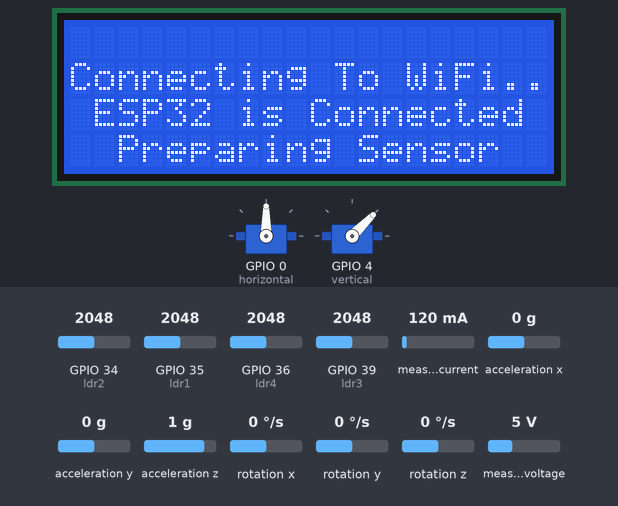
Simulated run of this sketch. Board: ESP32. On the bench: 20×4 character LCD, 2 × servo. The test bench sets the inputs (shaded band); at power-on: GPIO 34 (ldr2) = 2048, GPIO 36 (ldr4) = 2048, GPIO 39 (ldr3) = 2048, GPIO 35 (ldr1) = 2048, measured current 120 mA, acceleration x 0 g, acceleration y 0 g, acceleration z 1 g, rotation x 0 °/s, rotation y 0 °/s, rotation z 0 °/s, measured voltage 5 V. WiFi joins after 1.5 s; servers stay silent unless stated; what the sketch prints to the serial monitor is not drawn.

Above: at 5.7 s.
5.8 s: GPIO 34 (ldr2) set to 2185
At 8.04 s:
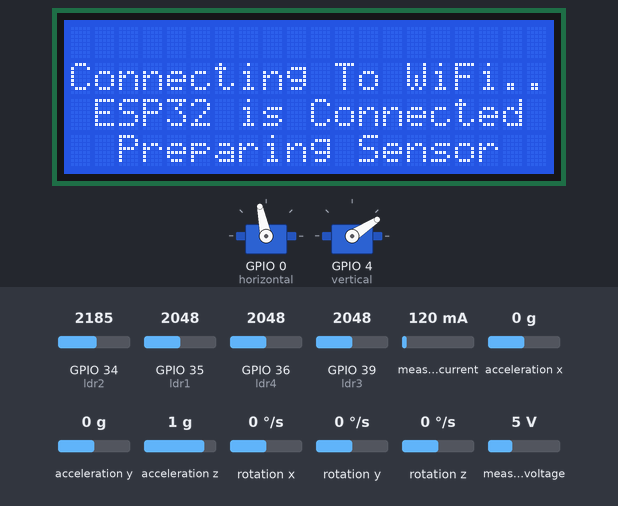
8.8 s: GPIO 36 (ldr4) set to 2114
At 11.7 s:
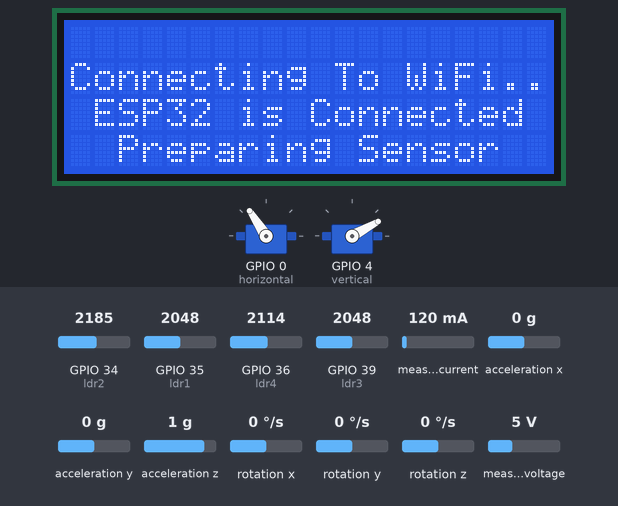
11.8 s: GPIO 39 (ldr3) set to 2150
At 12.6 s:
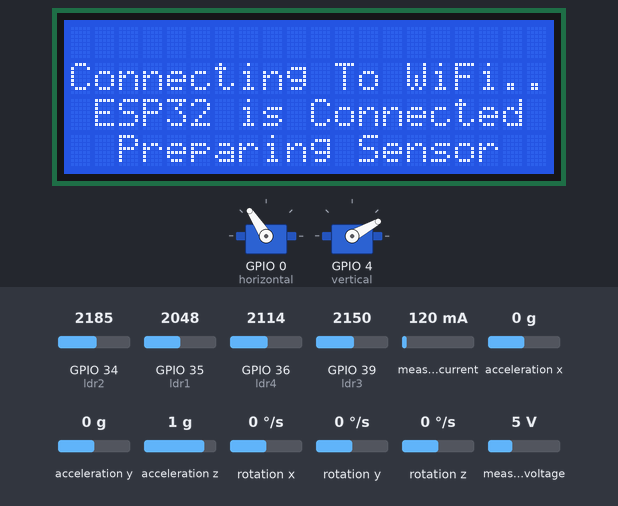
13.3 s: GPIO 35 (ldr1) set to 2866
At 15.48 s:
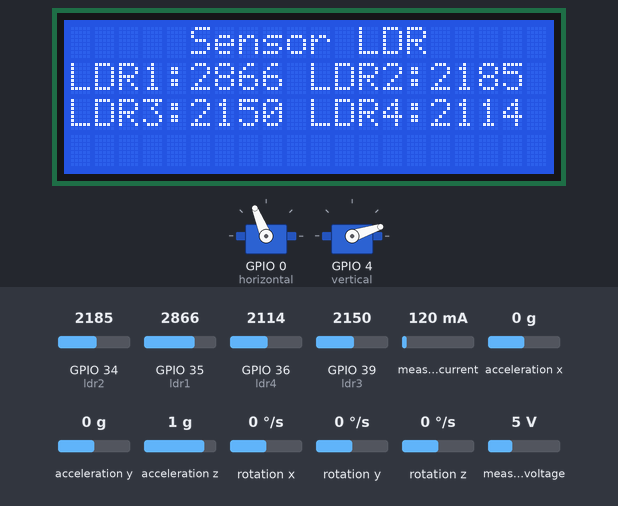
16.3 s: GPIO 39 (ldr3) set to 1228
19.3 s: measured current set to 1500 mA
At 20.39 s:
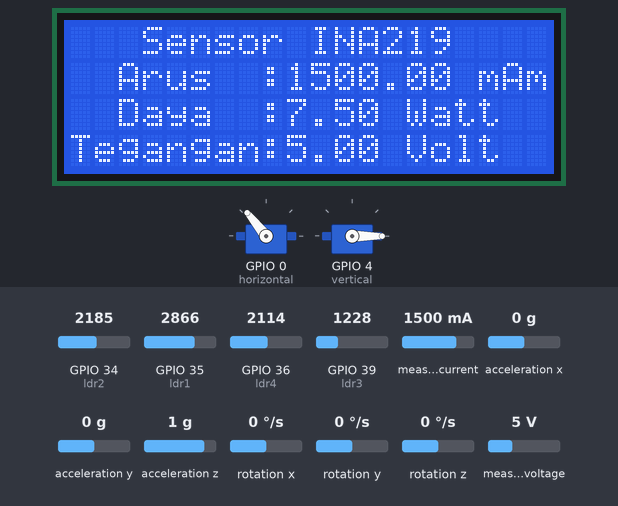
Timing chart, 0 to 26.9 s (numbered marks = the images above; inputs shaded):
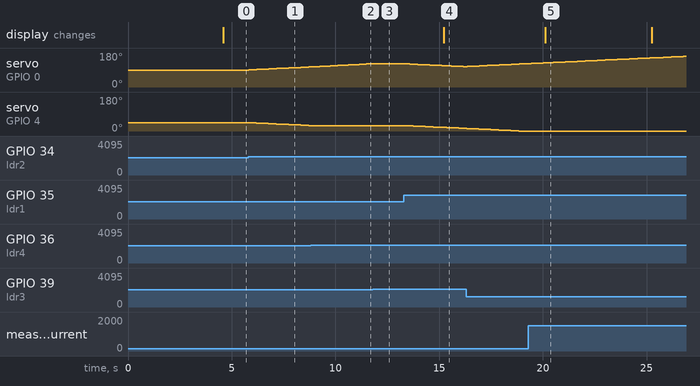

Measured:
- the behaviour switches between 2149 and 2150 on GPIO 34 (ldr2) (found by bisection; images 0 and 1)
- the behaviour switches between 2083 and 2084 on GPIO 36 (ldr4) (found by bisection; images 1 and 2)
- after the input at 5.8 s, servo on GPIO 0 (horizontal): moves from 90° to 106° over 2.9 s, starting at once; servo on GPIO 4 (vertical): moves from 45° to 29° over 2.9 s, starting at once
- after the input at 8.8 s, servo on GPIO 4 (vertical): stays 29° (without the input it goes to 28° after 0.10 s)
- after the input at 11.8 s, servo on GPIO 0 (horizontal): stays 123° (without the input it goes to 124° after 0.04 s)
- after the input at 13.3 s, servo on GPIO 0 (horizontal): moves from 123° to 108° over 2.8 s, starting after 0.09 s; servo on GPIO 4 (vertical): moves from 29° to 14° over 2.8 s, starting after 0.07 s; the display: changes after 1.9 s (image 4)
- after the input at 19.3 s, the display: changes after 0.82 s (image 5)

The sketch:

Solar_Panel_Tracker_Dual_Axis_ESP32.ino
```cpp
#include <Wire.h>
#include <WiFi.h>
#include <ThingSpeak.h>
#include <ESP32_Servo.h>
#include <elapsedMillis.h>
#include <MPU6050_tockn.h>
#include <Adafruit_INA219.h>
#include <LiquidCrystal_I2C.h>

#define ldr1 35 //LDR top left - BOTTOM LEFT    <--- BDG
#define ldr2 34 //LDR top rigt - BOTTOM RIGHT
#define ldr3 39 //LDR down left - TOP LEFT
#define ldr4 36 //ldr down rigt - TOP RIGHT

// Deklarasi WiFi yang digunakan
const char *ssid =  "*****";
const char *pass =  "12345678";
WiFiClient client;

// Channel Thingspeak
unsigned long myChannelNumber = 2072644;
const char * myWriteAPIKey = "LMEI8KH8QV4NHSXN";

// Alamat Sensor INA219 (Tegangan, Arus, Daya)
const int INA_addr = 0x40;  // INA219 address
Adafruit_INA219 ina219(INA_addr);

// Alamat Sensor MPU6050
MPU6050 mpu6050(Wire);
const int MPU_addr=0x68;

// Alamat LCD 20x4
LiquidCrystal_I2C lcd(0x27,20,4); //LCD address to 0x27

// Millis Sensor
elapsedMillis readSensorLDRMillis;
elapsedMillis readSensorINAMillis;
elapsedMillis readSensorMPUMillis;

// Millis LCD
elapsedMillis LDRPrintMillis;
elapsedMillis MPUPrintMillis;
elapsedMillis INAPrintMillis;

// Millis Thingspeak
elapsedMillis thingspeakMillis;

// Nilai Interval Pembacaan Sensor
unsigned long readSensorLDRInterval = 10;
unsigned long readSensorINAInterval = 20;
unsigned long readSensorMPUInterval = 30;

// Nilai Interval Pembacaan LCD & Thingspeak
unsigned long LDRPrintInterval = 15000;
unsigned long INAPrintInterval = 20000;
unsigned long MPUPrintInterval = 25000;
unsigned long thingspeakInterval = 30000;

Servo horizontal;
int servox = 90;
int servoxLimitHigh = 180;
int servoxLimitLow = 0;

Servo vertical;   // vertical servo
int servoy = 45;    //   90;     // stand vertical servo
int servoyLimitHigh = 180;
int servoyLimitLow = 0;

int Stop = 50;

// Nilai Awal Sensor INA219
float tegangan = 00;
float arus = 00; // diukur menggunakan MiliAmpere
float daya = 00;

int TL; int TR;
int DL; int DR;

float Sumbu_X;
float Sumbu_Y;

void setup() {
  Serial.begin(9600);

  Wire.begin();
  mpu6050.begin();
  mpu6050.calcGyroOffsets(true);
  lcd.init();
  lcd.backlight();

  initWiFi();
  initSensor();

  ThingSpeak.begin(client);
}

void loop() {

  if (readSensorLDRMillis >= readSensorLDRInterval){
    initLDR();
    readSensorLDRMillis = 0;
  }

  if (readSensorINAMillis >= readSensorINAInterval){
    initINA219();
    readSensorINAMillis = 0;
  }

  if (readSensorMPUMillis >= readSensorMPUInterval){
    initMPU();
    readSensorMPUMillis = 0;
  }

  if (LDRPrintMillis >= LDRPrintInterval){
    LcdPrintLDR();
    LDRPrintMillis = 0;
  }

  if (INAPrintMillis >= INAPrintInterval){
    LcdPrintINA();
    INAPrintMillis = 0;
  }

  if (MPUPrintMillis >= MPUPrintInterval){
    LcdPrintMPU();
    MPUPrintMillis = 0;
  }

  if (thingspeakMillis >= thingspeakInterval){
    thingspeakReading();
    thingspeakMillis = 0;
  }

  Serial.print("Tegangan : ");
  Serial.print(tegangan);
  Serial.println(" Volt");
  Serial.print("Arus : ");
  Serial.print(arus);
  Serial.println(" mAmp");
  Serial.print("Daya : ");
  Serial.print(daya);
  Serial.println(" Watt");

  Serial.print(TL);
  Serial.print(" ");
  Serial.print(TR);
  Serial.print(" ");
  Serial.print(DL);
  Serial.print(" ");
  Serial.print(DR);
  Serial.println("   ");

  Serial.print("Sumbu_X: ");
  Serial.print(Sumbu_X);
  Serial.print("Sumbu_Y: ");
  Serial.print(Sumbu_Y);

  delay(100);
}

void initSensor(){
// Deklarasiin Sensor LDR
  pinMode(ldr1, INPUT);
  pinMode(ldr2, INPUT);
  pinMode(ldr3, INPUT);
  pinMode(ldr4, INPUT);

// servo x
  horizontal.attach(0);
  horizontal.write(90);

// servo y
  vertical.attach(4);
  vertical.write(45);

// Inisasi Sensor INA219
  ina219.begin();
}

void initWiFi() {
// Deklarasi Wifi
  WiFi.begin(ssid, pass);
  while(WiFi.status() != WL_CONNECTED){
    Serial.print("..");
    Serial.println();
    Serial.println("Connecting To WiFi....");
    lcd.setCursor(0,0);
    lcd.print("                    ");
    lcd.setCursor(0,1);
    lcd.print("Connecting To WiFi..");
    lcd.setCursor(0,2);
    lcd.print(" ESP32 is Connected ");
    lcd.setCursor(0,3);
    lcd.print("  Preparing Sensor  ");
  }
}

void initLDR(){
  TL = analogRead(ldr1); // top left
  TR = analogRead(ldr2); // top right
  DL = analogRead(ldr3); // down left
  DR = analogRead(ldr4); // down rigt

  int avgT = (TL + TR) / 2; // average value top
  int avgD = (DL + DR) / 2; // average value down
  int avgL = (TL + DL) / 2; // average value left
  int avgR = (TR + DR) / 2; // average value right

  int dvert = avgT - avgD; // check the diffirence of up and down
  int dhoriz = avgL - avgR;// check the diffirence og left and rigt

// Verikal Angle (Sumbu Y)
  if (-1*Stop > dvert || dvert > Stop) {// check if the diffirence is in the tolerance else change vertical angle
    if (avgT < avgD){
      servoy = servoy + 1;
      if (servoy > servoyLimitHigh) {
        servoy = servoyLimitHigh;
      }
    }
    else if (avgT > avgD){
      servoy= servoy - 1;
      if (servoy < servoyLimitLow){
        servoy = servoyLimitLow;
      }
    }
    else if (avgT == avgD){

    }
    vertical.write(servoy);
    delay(20);
  }


// Horizontal Angle (Sumbu X)
  if (-1*Stop > dhoriz || dhoriz > Stop) {// check if the diffirence is in the tolerance else change vertical angle
    if (avgL < avgR){
      servox = servox + 1;
      if (servox > servoxLimitHigh) {
        servox = servoxLimitHigh;
      }
    }
    else if (avgL > avgR){
      servox= servox - 1;
      if (servox < servoxLimitLow){
        servox = servoxLimitLow;
      }
    }
    else if (avgL == avgR){

    }
    horizontal.write(servox);
    delay(20);
  }
}

void initINA219(){
  // Sensor INA219
  tegangan = ina219.getBusVoltage_V(); //command untuk pembacaan tegangan
  arus = ina219.getCurrent_mA(); //command untuk pembacaan arus
  daya = tegangan * (arus/1000); //rumus untuk mendapatkan nilai watt
}

void initMPU(){
  mpu6050.update();
  Sumbu_X = mpu6050.getAngleX();
  // Sumbu_Y = mpu6050.getAngleY();
}

void LcdPrintLDR(){
// LCD Print Sensor LDR
  lcd.setCursor(0,0);
  lcd.print("     Sensor LDR   ");
  lcd.setCursor(0,1);
  lcd.print("LDR1:"); lcd.print(TL); lcd.print(" LDR2:"); lcd.print(TR); lcd.print(" ");
  lcd.setCursor(0,2);
  lcd.print("LDR3:"); lcd.print(DL); lcd.print(" LDR4:"); lcd.print(DR); lcd.print(" ");
  lcd.setCursor(0,3);
  lcd.print("                   ");
}

void LcdPrintINA(){
// LCD Print Sensor Ina219
  lcd.setCursor(0,0);
  lcd.print("   Sensor INA219   ");
  lcd.setCursor(0,1);
  lcd.print("  Arus  :"); lcd.print(arus); lcd.print(" mAmp"); lcd.print("  ");
  lcd.setCursor(0,2);
  lcd.print("  Daya  :"); lcd.print(daya); lcd.print(" Watt"); lcd.print("  ");
  lcd.setCursor(0,3);
  lcd.print("Tegangan:"); lcd.print(tegangan); lcd.print(" Volt"); lcd.print("  ");
}

void LcdPrintMPU(){
// LCD Print Sensor MPU6050
  lcd.setCursor(0,0);
  lcd.print("   Sensor MPU6050  ");
  lcd.setCursor(0,1);
  lcd.print("X :"); lcd.print(Sumbu_X); lcd.print(" derajat"); lcd.print("     ");
  lcd.setCursor(0,2);
  lcd.print("                   ");
  lcd.setCursor(0,3);
  lcd.print("                   ");
}

void thingspeakReading(){
  ThingSpeak.setField(1, Sumbu_X);
  ThingSpeak.setField(2, tegangan);
  ThingSpeak.setField(3, arus);
  ThingSpeak.setField(4, daya);
  ThingSpeak.setField(5, TL);
  ThingSpeak.setField(6, TR);
  ThingSpeak.setField(7, DL);
  ThingSpeak.setField(8, DR);

  ThingSpeak.writeFields(myChannelNumber, myWriteAPIKey);
}
```
